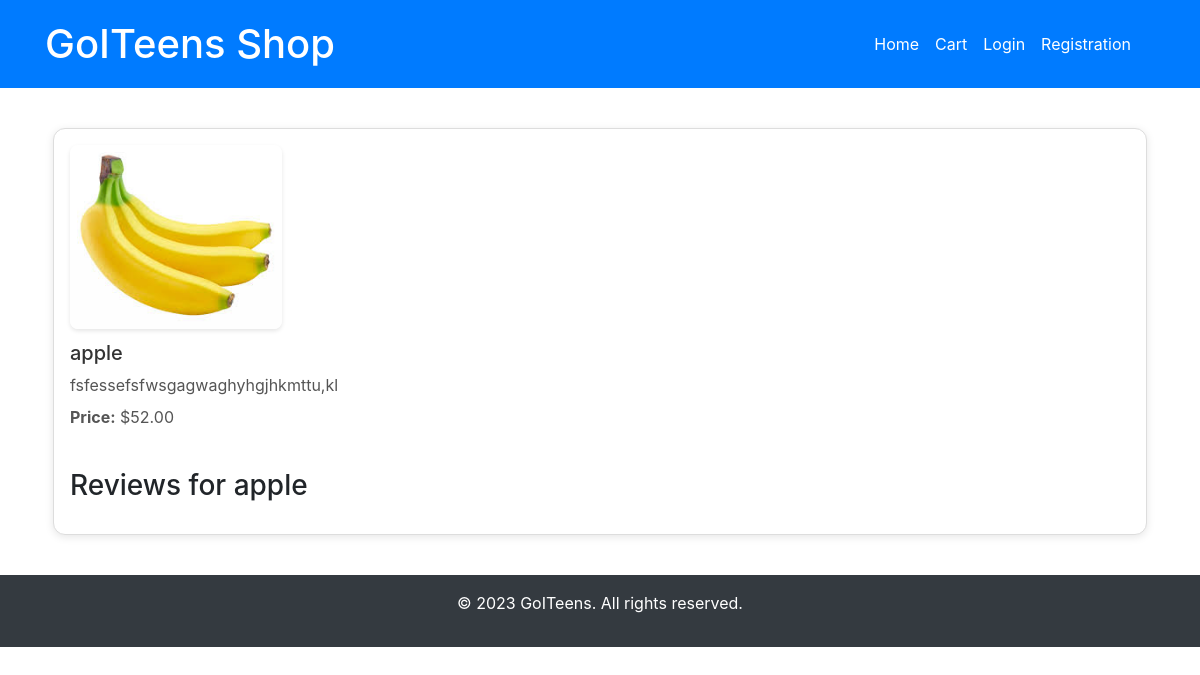
Page /product/12 on the committed database.
### myapp/models.py (models this page shows, shortened)
class Product(models.Model):
    name = models.CharField(max_length=100)
    description = models.TextField()
    price = models.DecimalField(max_digits=10, decimal_places=2)
    is_top = models.BooleanField(default=False)
    photo = models.CharField(max_length=20, null=True)

### myapp/views.py (the view, shortened to what this page needs)
# urls.py: path('product/<int:product_id>', get_product, name='product')
def get_product(request, product_id: int):
    try:
        product = Product.objects.get(pk=product_id)
    except Exception as e:
        logger.warning(f"Продукт с id={product_id} не найден")
        return render(request, "404.html")
    comments = Comment.objects.filter(product=product)
    comment_form = CommentForm()
    context = {
        'product': product,
        'comments': comments,
        'comment_form': comment_form
    }
    return render(request, 'product.html', context=context)

### myapp/templates/product.html (shortened to what this page needs)
{% extends 'base.html' %}
{% load static %}
{% block content %}
  <div class="row">
      <div class="product-card">
        <img src="{% static 'img/' %}{{ product.photo }}" alt="Product image">
        <h5>{{ product.name }}</h5>
        <p>{{ product.description }}</p>
        <p><strong>Price:</strong> ${{ product.price }}</p>
        <h3>Reviews for {{product.name}}</h3>
      </div>
  </div>
{% endblock %}

### myapp/static/css/style.css (style rules this page uses)
.product-card { border: 1px solid #ddd; border-radius: 12px; padding: 16px; margin: 16px; background-color: #fff; box-shadow: 0 2px 8px rgba(0, 0, 0, 0.1); box-sizing: border-box; transition: transform 0.2s, box-shadow 0.3s; flex: 1 1 calc(33.33% - 32px); display: flex; flex-direction: column; justify-content: space-between; }
.product-card img { width: 20%; height: 70%; object-fit: cover; border-radius: 8px; margin-bottom: 12px; box-shadow: 0 2px 4px rgba(0, 0, 0, 0.1); }
.product-card h5 { font-size: 20px; margin-bottom: 8px; color: #333; }
.product-card p { color: #555; margin-bottom: 8px; }
.row { display: flex; flex-wrap: wrap; justify-content: space-between; margin: 0 -8px; }

### rows in the picture
Product: photo (picture), name "apple", description "fsfessefsfwsgagwaghyhgjhkmttu,kl", price "52.00"
